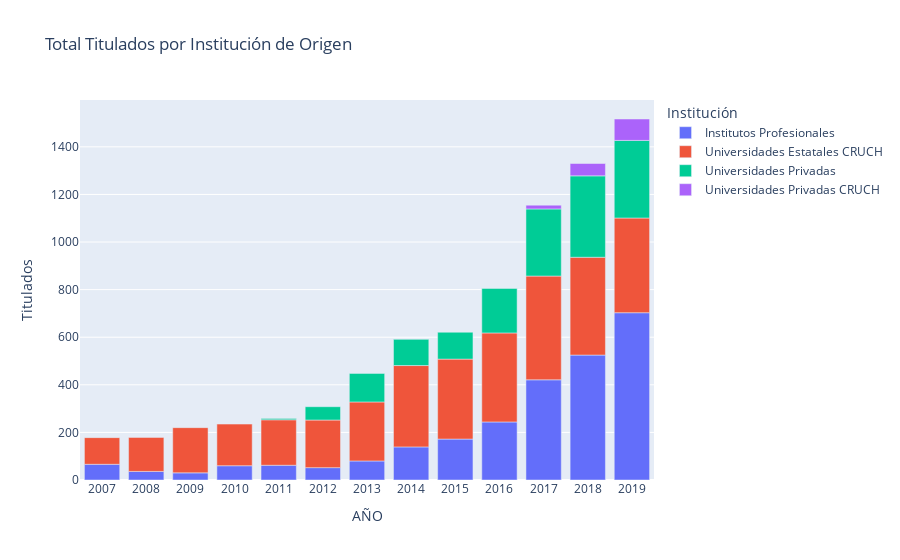

Write notebook code for a chart like this one.
### Code cell
tipo = pd.DataFrame(con_minas.groupby(["AÑO","CLASIFICACIÓN INSTITUCIÓN NIVEL 3"])["TOTAL TITULADOS"].agg(['sum','count'])).reset_index()
fig = px.bar(tipo, x="AÑO", color="CLASIFICACIÓN INSTITUCIÓN NIVEL 3", y="sum", title="Total Titulados por Institución de Origen")
fig.update_layout(yaxis={'title': 'Titulados'},
                    legend_title_text='Institución')
fig.show()

### Figure 1 — Plotly figure (JSON) as saved in the notebook; plotly's stock layout.template omitted (floating-point values rounded to 4 significant figures)
{"data": [{"alignmentgroup": "True", "hovertemplate": "CLASIFICACIÓN INSTITUCIÓN NIVEL 3=Institutos Profesionales<br>AÑO=%{x}<br>sum=%{y}<extra></extra>", "legendgroup": "Institutos Profesionales", "marker": {"color": "#636efa"}, "name": "Institutos Profesionales", "offsetgroup": "Institutos Profesionales", "orientation": "v", "showlegend": true, "textposition": "auto", "type": "bar", "x": ["2007", "2008", "2009", "2010", "2011", "2012", "2013", "2014", "2015", "2016", "2017", "2018", "2019"], "xaxis": "x", "y": [66, 36, 30, 60, 62, 52, 80, 139, 172, 244, 421, 525, 703], "yaxis": "y"}, {"alignmentgroup": "True", "hovertemplate": "CLASIFICACIÓN INSTITUCIÓN NIVEL 3=Universidades Estatales CRUCH<br>AÑO=%{x}<br>sum=%{y}<extra></extra>", "legendgroup": "Universidades Estatales CRUCH", "marker": {"color": "#EF553B"}, "name": "Universidades Estatales CRUCH", "offsetgroup": "Universidades Estatales CRUCH", "orientation": "v", "showlegend": true, "textposition": "auto", "type": "bar", "x": ["2007", "2008", "2009", "2010", "2011", "2012", "2013", "2014", "2015", "2016", "2017", "2018", "2019"], "xaxis": "x", "y": [112, 143, 190, 175, 191, 200, 248, 342, 336, 374, 436, 411, 398], "yaxis": "y"}, {"alignmentgroup": "True", "hovertemplate": "CLASIFICACIÓN INSTITUCIÓN NIVEL 3=Universidades Privadas<br>AÑO=%{x}<br>sum=%{y}<extra></extra>", "legendgroup": "Universidades Privadas", "marker": {"color": "#00cc96"}, "name": "Universidades Privadas", "offsetgroup": "Universidades Privadas", "orientation": "v", "showlegend": true, "textposition": "auto", "type": "bar", "x": ["2011", "2012", "2013", "2014", "2015", "2016", "2017", "2018", "2019"], "xaxis": "x", "y": [5, 56, 120, 110, 113, 187, 282, 342, 326], "yaxis": "y"}, {"alignmentgroup": "True", "hovertemplate": "CLASIFICACIÓN INSTITUCIÓN NIVEL 3=Universidades Privadas CRUCH<br>AÑO=%{x}<br>sum=%{y}<extra></extra>", "legendgroup": "Universidades Privadas CRUCH", "marker": {"color": "#ab63fa"}, "name": "Universidades Privadas CRUCH", "offsetgroup": "Universidades Privadas CRUCH", "orientation": "v", "showlegend": true, "textposition": "auto", "type": "bar", "x": ["2017", "2018", "2019"], "xaxis": "x", "y": [16, 52, 90], "yaxis": "y"}], "layout": {"barmode": "relative", "legend": {"title": {"text": "Institución"}, "tracegroupgap": 0}, "title": {"text": "Total Titulados por Institución de Origen"}, "xaxis": {"anchor": "y", "domain": [0, 1], "title": {"text": "AÑO"}}, "yaxis": {"anchor": "x", "domain": [0, 1], "title": {"text": "Titulados"}}}}
